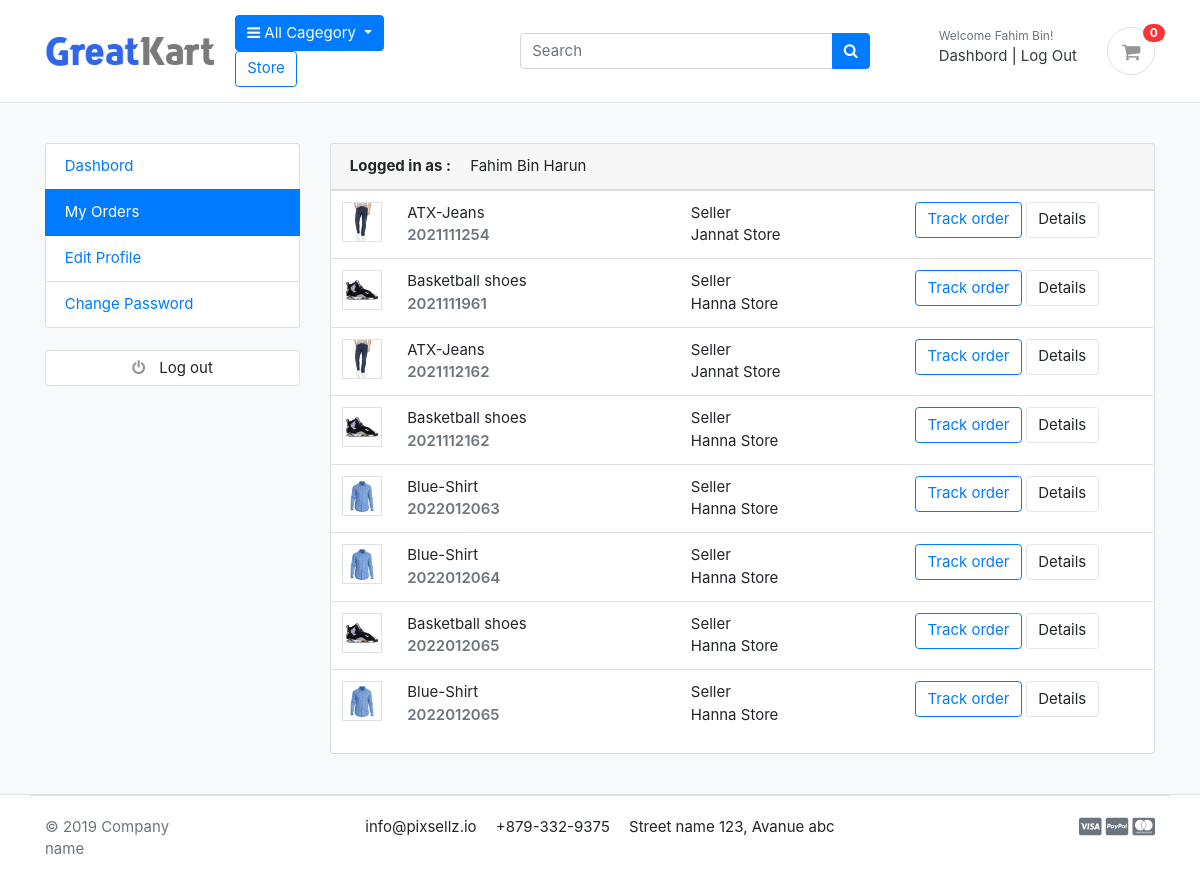
Screenshot of /account/my_orders/ (signed in) with the database file from the repository.
### accounts/models.py (models this page shows, shortened)
class Account(AbstractBaseUser):
    first_name      = models.CharField(max_length=50)
    last_name       = models.CharField(max_length=50)
    username        = models.CharField(max_length=50, unique=True)
    email           = models.EmailField(max_length=100, unique=True)
    phone_number    = models.CharField(max_length=50)
    date_joined     = models.DateTimeField(auto_now_add=True)
    last_login      = models.DateTimeField(auto_now_add=True)
    is_admin        = models.BooleanField(default=False)
    is_staff        = models.BooleanField(default=False)
    is_active       = models.BooleanField(default=False)
    is_superadmin   = models.BooleanField(default=False)
    is_seller       = models.BooleanField(default=False)
    USERNAME_FIELD = 'email'
    REQUIRED_FIELDS = ['username', 'first_name', 'last_name']
    objects = MyUserManager()
    def full_name(self):
        return f'{ self.first_name} { self.last_name }'

### orders/models.py (models this page shows, shortened)
class OrderProduct(models.Model):
    order = models.ForeignKey(Order, on_delete=models.CASCADE)
    payment = models.ForeignKey(Payment, on_delete=models.SET_NULL, blank=True, null=True)
    user = models.ForeignKey(Account, on_delete=models.CASCADE)
    product = models.ForeignKey(Product, on_delete=models.CASCADE)
    store =models.ForeignKey(Store,on_delete=models.CASCADE)
    variations = models.ManyToManyField(Variation, blank=True)
    quantity = models.IntegerField()
    product_price = models.FloatField()
    ordered = models.BooleanField(default=False)
    created_at = models.DateTimeField(auto_now_add=True)
    updated_at = models.DateTimeField(auto_now=True)

class Order(models.Model):
    STATUS = (
        ('New', 'New'),
        ('Accepted', 'Accepted'),
        ('Completed', 'Completed'),
        ('Cancelled', 'Cancelled'),
    )
    user = models.ForeignKey(Account, on_delete=models.SET_NULL, null=True)
    payment = models.ForeignKey(Payment, on_delete=models.SET_NULL, blank=True, null=True)
    order_number = models.CharField(max_length=20)
    first_name = models.CharField(max_length=50)
    last_name = models.CharField(max_length=50)
    phone = models.CharField(max_length=15)
    email = models.EmailField(max_length=50)
    address_line_1 = models.CharField(max_length=50)
    address_line_2 = models.CharField(max_length=50, blank=True)
    country = models.CharField(max_length=50)
    state = models.CharField(max_length=50)
    city = models.CharField(max_length=50)
    order_note = models.CharField(max_length=100, blank=True)
    order_total = models.FloatField()
    tax = models.FloatField()
    status = models.CharField(max_length=10, choices=STATUS, default='New')
    ip = models.CharField(blank=True, max_length=20)
    is_ordered = models.BooleanField(default=False)
    created_at = models.DateTimeField(auto_now_add=True)
    updated_at = models.DateTimeField(auto_now=True)

### store/models.py (models this page shows, shortened)
class Product(models.Model):
    product_name   =models.CharField(max_length=255,unique=True)
    store          =models.ForeignKey(Store,on_delete=models.CASCADE)
    category       =models.ForeignKey(Category,on_delete=models.CASCADE)
    slug           =models.SlugField(max_length=255,unique=True)
    description    =models.TextField(max_length=500,blank=True)
    price          =models.IntegerField()
    old_price      =models.IntegerField()
    images         =models.ImageField( upload_to='products')
    stock          =models.IntegerField()
    is_available   =models.BooleanField(default=True)
    create_at      =models.DateTimeField( auto_now_add=True)
    update_at      =models.DateTimeField( auto_now=True)

class Store(models.Model):
    store_owner = models.OneToOneField(settings.AUTH_USER_MODEL,on_delete=models.CASCADE)
    store_name  = models.CharField(max_length=264,blank=True)
    store_slug  = models.SlugField(max_length=255,unique=True)
    store_image = models.ImageField(upload_to='store_profile_pic')
    created_at  = models.DateTimeField(auto_now_add=True)
    updated_at  = models.DateTimeField(auto_now=True)
    is_active   = models.BooleanField(default=True)
    def __str__(self):
        return self.store_name

### accounts/views.py (the view)
# urls.py: path("my_orders/", views.my_orders, name='my_orders'),
@login_required(login_url ='account:user_login')
def my_orders(request):
    order_product=OrderProduct.objects.filter(user=request.user,ordered=True)
    context={
        'order_product':order_product}
    return render(request,'account/my_orders.html',context)

### cart/context_processors.py (called while the page is built)
def counter(request):
    cart_count = 0
    if 'admin' in request.path:
        return {}
    else:
        try:
            cart = Cart.objects.filter(cart_id=_cart_id(request))
            if request.user.is_authenticated:
                cart_items = CartItem.objects.all().filter(user=request.user)
            else:
                cart_items = CartItem.objects.all().filter(cart=cart[:1])
            for cart_item in cart_items:
                cart_count += cart_item.quantity
        except Cart.DoesNotExist:
            cart_count = 0
    return dict(cart_count=cart_count)

### cart/views.py (called while the page is built)
def _cart_id(request):
    cart=request.session.session_key
    if not cart:
        cart=request.session.create()
    return cart

### category/context_processors.py (called while the page is built)
def menu_links(request):
    links =Category.objects.all()
    return dict(links=links)

### category/models.py (called while the page is built)
    def get_url(self):
        return reverse('store:Products_by_category',args=[self.slug])

### templates/account/my_orders.html (shortened to what this page needs)
{% extends 'base.html' %}
{% load static %}
{% block header %}
{% include "includes/header.html" %}
{% endblock header %}
{% block content %}
<section class="section-conten padding-y bg">
    <div class="container">
        <div class="row">
        {% include "includes/dashbord_sidebar.html" %}
        <main class="col-md-9">
            <article class="card">
            <header class="card-header">
                <strong class="d-inline-block mr-3">Logged in as : </strong>
                <span>{{ user.full_name }}</span>
            </header>
            <div class="table-responsive">
                <table class="table table-hover">
                    {% for order_product in order_product %}
                        <tr>
                            <td width="65">
                                <img src="{{ order_product.product.images.url }}" class="img-xs border">
                            </td>
                            <td>
                                <p class="title mb-0"> {{ order_product.product.product_name }}</p>
                                <var class="price text-muted">{{ order_product.order.order_number }}</var>
                            </td>
                            <td> Seller <br> {{ order_product.product.store}} </td>
                            <td width="250"> <a href="#" class="btn btn-outline-primary">Track order</a>
                                <a href="{% url 'account:order_details' order_product.order.order_number %}" class="btn btn-light"> Details </a> </td>
                        </tr>
                    {% endfor %}
                </table>
                </div>
            </article>
        </main>
    </div>
    </div>
    </section>
{% endblock content %}
{% block footer %}
{% include "includes/footer.html" %}
{% endblock footer %}

### templates/includes/header.html (shortened to what this page needs)
{% load static %}
<header class="section-header">
    <section class="header-main border-bottom">
        <div class="container">
			<div class="row align-items-center">
				<div class="col-md-2 ">
					<a href="{% url 'store:home'%}" class="brand-wrap">
					<img class="logo" src="{% static './images/logo.png' %}">
					</a>
				</div>
				<div class="col-md-3 flex-grow-0">
					<div class="dropdown">
						<a class="btn btn-primary dropdown-toggle" href="#" role="button" id="dropdownMenuLink" data-toggle="dropdown" aria-haspopup="true" aria-expanded="false">
						  <i class="fa fa-bars" aria-hidden="true"></i> All Cagegory
						</a>
						<a href="{% url 'store:store' %}" class="btn btn-outline-primary mr-5">Store</a>
					</div>
				</div>
				<div class="col-md-4 ">
					<form action="{% url 'store:search' %}" class="search" method="GET">
						<div class="input-group w-100 ">
							<input type="text" class="form-control" style="width:60%;" placeholder="Search" name="keyword">
							<div class="input-group-append">
							<button class="btn btn-primary" type="submit">
								<i class="fa fa-search"></i>
							</button>
							</div>
						</div>
					</form>
				</div>
				<div class="col-md-3">
					<div class="d-flex justify-content-end mb-3 mb-lg-0">
						{% if user.id is None %}
						<div class="widget-header">
							<small class="title text-muted">Welcome Guest!</small>
							<div>
								<a href="{% url 'account:user_login' %}">Sign in</a> <span class="dark-transp"> | </span>
								<a href="{% url 'account:signup' %}"> Register</a>
							</div>
						</div>
						{% else %}
						<div class="widget-header">
							<small class="title text-muted">Welcome {{ user.first_name }}!</small>
							<div>
								<a href="{% url 'account:dashbord' %}">Dashbord</a> <span class="dark-transp"> | </span>
								<a href="{% url 'account:logout' %}"> Log Out</a>
							</div>
						</div>
						{% endif %}
						<a href="{% url 'cart:cart' %}" class="widget-header pl-3 ml-3 ">
							<div class="icon icon-sm rounded-circle border"><i class="fa fa-shopping-cart"></i></div>
							<span class="badge badge-pill badge-danger notify">{{cart_count}}</span>
						</a>
					</div>
				</div>
			</div>
		</div>
	</section>
</header>

### cart/static/css/ui.css (style rules this page uses)
html { font-family: "Inter", sans-serif; font-size: 15px; }
.icon-xs, .icon-sm, .icon-md, .icon-lg { display: inline-block; text-align: center; flex-shrink: 0; flex-grow: 0; }
.icon-sm { width: 48px; height: 48px; line-height: 48px !important; font-size: 20px; }
.img-xs, .img-sm, .img-md, .img-lg { -o-object-fit: cover; object-fit: cover; flex-shrink: 0; flex-grow: 0; }
.img-xs { width: 40px; height: 40px; }
.padding-y { padding-top: 40px; padding-bottom: 40px; }
var { font-style: normal; }
article:after, .form-group:after { display: block; clear: both; content: ""; }
.bg { background-color: #f8f9fa; }
.header-main { position: relative; padding-top: 1rem; padding-bottom: 1rem; }
.brand-wrap .logo, .navbar-brand .logo { margin-right: 7px; max-height: 42px; display: inline-block; }
.widget-header { display: inline-block; vertical-align: middle; position: relative; }
.widget-header a { color: #343a40; }
.widget-header i { color: #969696; }
.widget-header .title { display: block; }
.widget-header .notify { position: absolute; top: -3px; right: -10px; }
.btn-light { background-color: #fff; border-color: #e4e4e4; }
.notify { position: absolute; top: -4px; right: -10px; display: inline-block; padding: 0.25em 0.6em; font-size: 12px; line-height: 1; text-align: center; border-radius: 3rem; color: #fff; background-color: #fa3434; }
.price { font-weight: 600; color: #212529; }

### rows the page displays
Account: first_name "Fahim Bin", full_name "Fahim Bin Harun"
OrderProduct: product.images (picture), product.product_name "ATX-Jeans", order.order_number "2021111254", product.store "Jannat Store"
OrderProduct: product.images (picture), product.product_name "Basketball shoes", order.order_number "2021111961", product.store "Hanna Store"
OrderProduct: product.images (picture), product.product_name "ATX-Jeans", order.order_number "2021112162", product.store "Jannat Store"
OrderProduct: product.images (picture), product.product_name "Basketball shoes", order.order_number "2021112162", product.store "Hanna Store"
OrderProduct: product.images (picture), product.product_name "Blue-Shirt", order.order_number "2022012063", product.store "Hanna Store"
OrderProduct: product.images (picture), product.product_name "Blue-Shirt", order.order_number "2022012064", product.store "Hanna Store"
OrderProduct: product.images (picture), product.product_name "Basketball shoes", order.order_number "2022012065", product.store "Hanna Store"
OrderProduct: product.images (picture), product.product_name "Blue-Shirt", order.order_number "2022012065", product.store "Hanna Store"

### other values shown
{{ cart_count }} "0"
